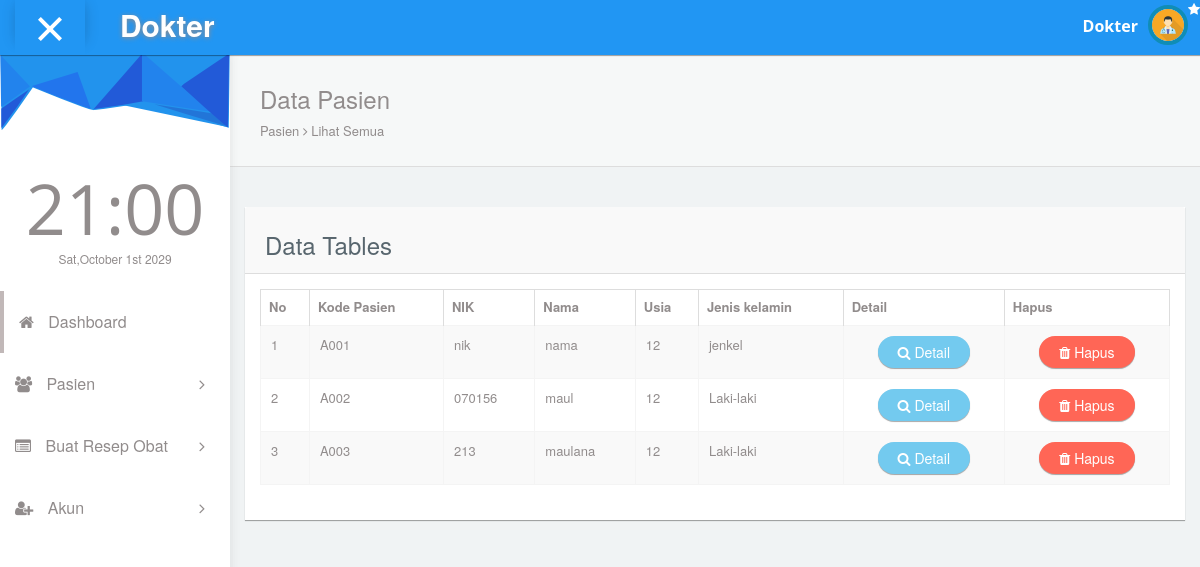
Page /administrator/dokter/list.pasien.php on the earlier database version.
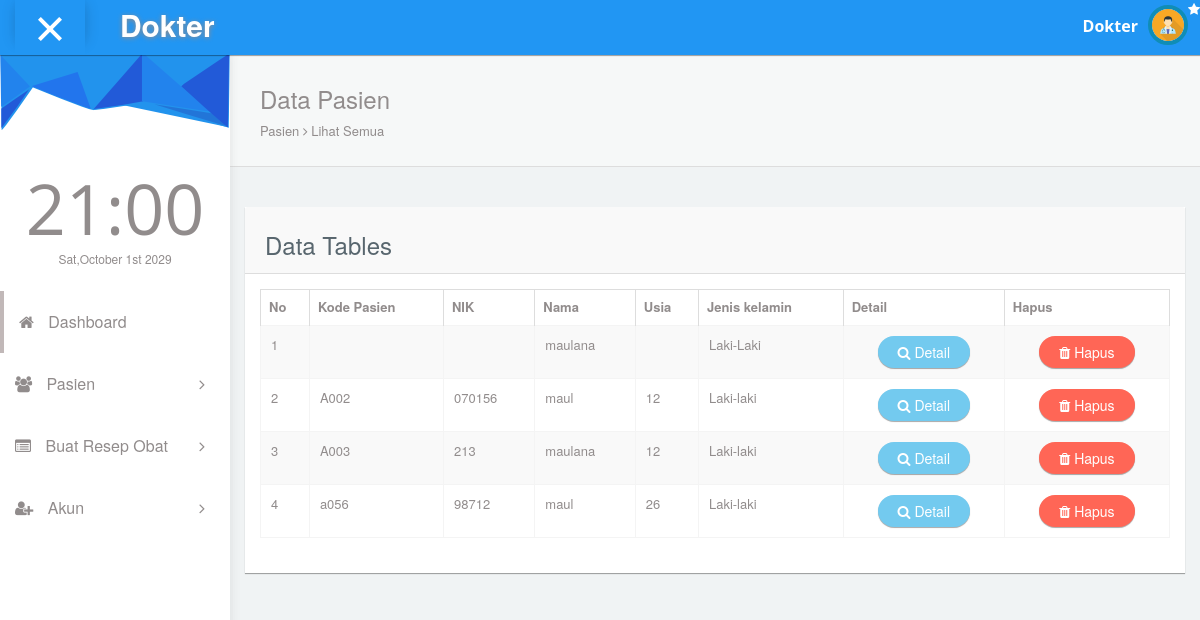
Same page on the later database version.
### tables this page shows
CREATE TABLE `pasien` (
  `id_pasien` int(10) NOT NULL,
  `kode_pasien` varchar(5) DEFAULT NULL,
  `nama` varchar(20) NOT NULL,
  `nik` varchar(16) DEFAULT NULL,
  `usia` int(2) DEFAULT NULL,
  `jenkel` varchar(10) NOT NULL,
  `alamat` text NOT NULL,
  `keterangan` varchar(20) NOT NULL,
  `tanggal` varchar(12) NOT NULL,
  `waktu` varchar(10) NOT NULL
);

### administrator/dokter/list.pasien.php (the view, shortened to what this page needs)
<!DOCTYPE html>
<html lang="en">
<head>
  <link rel="stylesheet" type="text/css" href="asset/css/bootstrap.min.css">
  <link rel="stylesheet" type="text/css" href="asset/css/plugins/font-awesome.min.css"/>
  <link rel="stylesheet" type="text/css" href="asset/css/plugins/datatables.bootstrap.min.css"/>
  <link rel="stylesheet" type="text/css" href="asset/css/plugins/animate.min.css"/>
  <link href="asset/css/style.css" rel="stylesheet">
    </head>
    <body id="mimin" class="dashboard">
      <?php include 'page/head-nav.php';?>
      <div class="container-fluid mimin-wrapper">
        <?php include 'page/left-menu.php'; ?>
        <div id="content">
         <div class="panel box-shadow-none content-header">
          <div class="panel-body">
            <div class="col-md-12">
              <h3 class="animated fadeInLeft">Data Pasien</h3>
              <p class="animated fadeInDown">
                Pasien <span class="fa-angle-right fa"></span> Lihat Semua
              </p>
            </div>
          </div>
        </div>
        <div class="col-md-12 top-20 padding-0">
          <div class="col-md-12">
            <div class="panel">
              <div class="panel-heading"><h3>Data Tables</h3></div>
              <div class="panel-body">
                <div class="responsive-table">
                  <table id="datatables-example" class="table table-striped table-bordered" width="100%" cellspacing="0">
                    <thead>
                      <tr>
                        <th>No</th>
                        <th>Kode Pasien</th>
                        <th>NIK</th>
                        <th>Nama</th>
                        <th>Usia</th>
                        <th>Jenis kelamin</th>
                        <th>Detail</th>
                        <th>Hapus</th>
                      </tr>
                    </thead>
                    <tbody>
                     <?php
                     include 'koneksi.php';
                     $no = 1;
                     $data = mysqli_query($koneksi,"Select * FROM pasien GROUP BY kode_pasien");
                     while($d = mysqli_fetch_array($data)){
                      ?>
                      <tr>
                        <td><?php echo $no++ ;?></td>
                        <td><?php echo $d['kode_pasien']; ?></td>
                        <td><?php echo $d['nik']; ?></td>
                        <td><?php echo $d['nama']; ?></td>
                        <td><?php echo $d['usia']; ?></td>
                        <td><?php echo $d['jenkel']; ?></td>
                        <td align="center"><a href="detail_pasien.php?kode_pasien=<?php echo $d['kode_pasien']; ?>" class="btn btn-round btn-info"><i class="fa fa-search"></i> Detail</a></td>
                        <td align="center"><a onclick="if(confirm('Apakah anda yakin ingin menghapus data ini ?')){ location.href='hapus_data_pasien.php?id_pasien=<?php echo $d['id_pasien']; ?>' }" class="btn btn-round btn-danger"><i class="fa fa-trash"></i> Hapus</a></td>
                    <?php
                  }
                  ?>
                      </tr>
                    </tbody>
                </table>
              </div>
            </div>
          </div>
        </div>
      </div>
    </div>
</div>
</body>
</html>

Differences in the rows shown:
no longer on this page (row edited): pasien: kode_pasien "A001", nik "nik", nama "nama", usia "12", jenkel "jenkel"
added pasien: nama "maulana", jenkel "Laki-Laki"
added pasien: kode_pasien "a056", nik "98712", nama "maul", usia "26", jenkel "Laki-laki"
